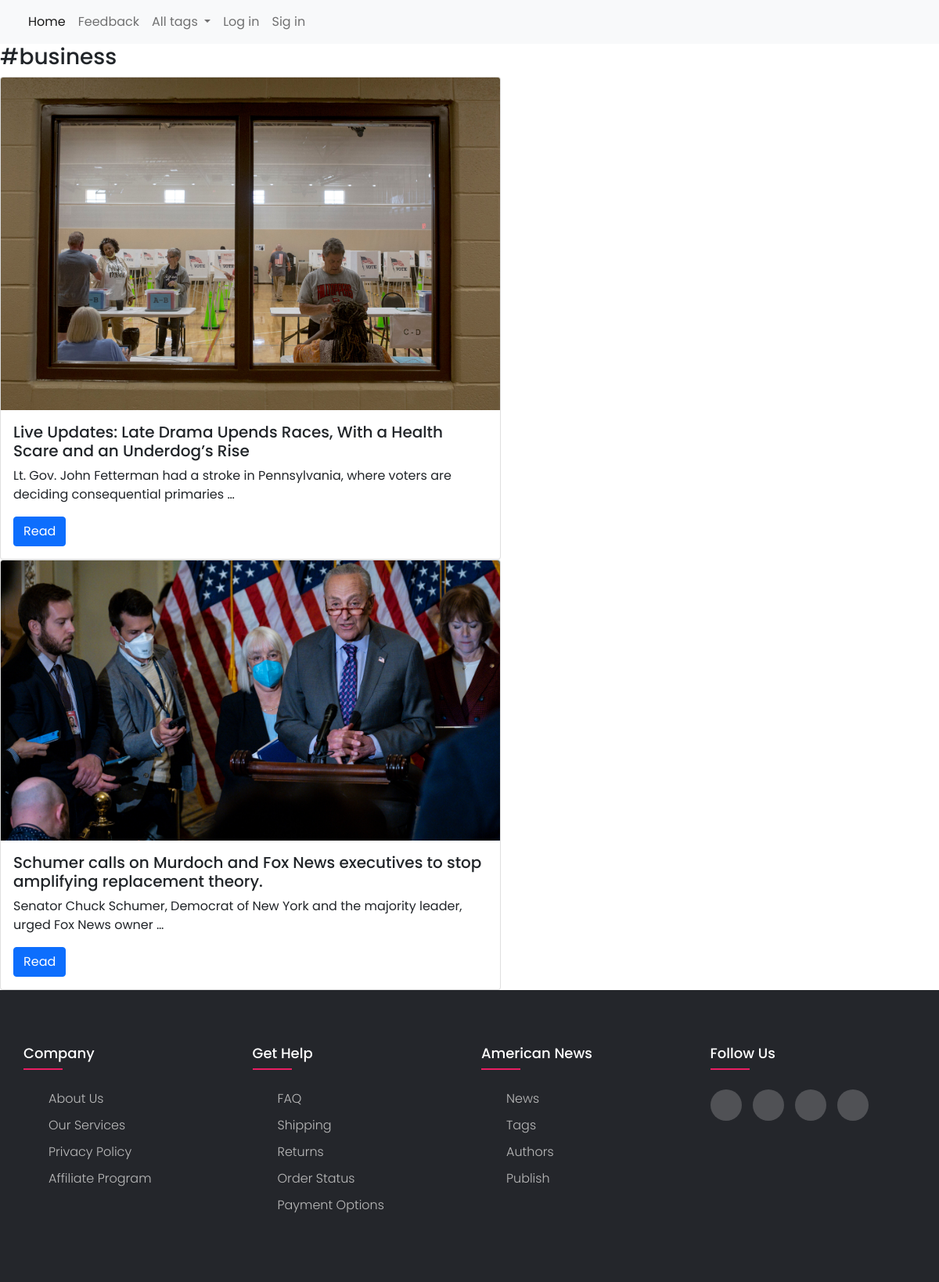
Screenshot of /tag/business with the database file from the repository.
### new/models.py (models this page shows, shortened)
class Tag(models.Model):
    name = models.CharField(max_length=50, unique=True)
    def __str__(self):
        return self.name
    def get_absolute_url(self):
        return reverse ('show_tag', kwargs ={'slug_tag': self.name})
    class Meta:
        verbose_name = 'Tag'
        ordering = ['id']

class News(models.Model):
    slug = models.SlugField(max_length=50, unique=True, db_index=True, verbose_name='URL')
    title = models.CharField(max_length=100)
    author = models.CharField(max_length=50, null=True)
    description = models.TextField(null=False)
    photo = models.ImageField(null=True, upload_to = "new/%Y/%m/%d/")
    is_published = models.BooleanField(default=True)
    post_time_created = models.DateTimeField(auto_now_add=True, null=False)
    tags = models.ForeignKey('Tag', on_delete=models.CASCADE)
    ip = models.ManyToManyField(Ip, related_name = 'post_views', blank=True)
    def get_absolute_url(self):
        return reverse ('show_new', kwargs ={'slug_new': self.slug})
    class Meta:
        verbose_name = 'list of new'
        ordering = ['-post_time_created']

### new/views.py (the view)
# urls.py: path('tag/<slug:slug_tag>', cache_page(60)(views.Show_tag.as_view()), name='show_tag'), #cache 60 seconds
class Show_tag(View):
    def get(self, request, slug_tag, *args, **kwargs):
        tag_name = Tag.objects.get(name=slug_tag)
        news = News.objects.filter(tags=tag_name)
        context = {'tag_name':tag_name, 'news':news}
        return render (request, 'new/list_news.html', context)

### new/templatetags/new_tags.py (called while the page is built)
@register.simple_tag(name='get_tag')
def get_tag():
    return Tag.objects.all()

### new/templates/new/list_news.html
{% extends 'base.html' %}
{% block content %}
<h3>#{{tag_name}}</h3>
{% if news %}
{% for new in news %}
<div class="card" style="width: 40rem;">
  <img src="{{new.photo.url}}" class="card-img-top" alt="...">
  <div class="card-body">
    <h5 class="card-title">{{new.title}}</h5>
    <p class="card-text">{{new.description|truncatewords:15}}</p>
    <a href="{{new.get_absolute_url}}" class="btn btn-primary">Read</a>
  </div>
</div>
{% endfor %}
{% endif %}
{% endblock %}

### new/static/new/css/style.css (style rules this page uses)
body { line-height: 1.5; font-family: 'Poppins', sans-serif; }
* { margin:0; padding:0; box-sizing: border-box; }

### rows the page displays
Tag: name "business"
News: photo (picture), title "Live Updates: Late Drama Upends Races, With a Health Scare and an Underdog’s Rise", description "Lt. Gov. John Fetterman had a stroke in Pennsylvania, where voters are deciding consequential primaries …"
News: photo (picture), title "Schumer calls on Murdoch and Fox News executives to stop amplifying replacement theory.", description "Senator Chuck Schumer, Democrat of New York and the majority leader, urged Fox News owner …"
